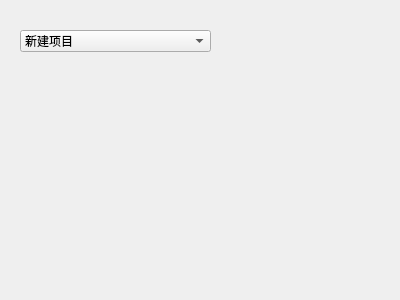
<?xml version="1.0" encoding="UTF-8"?>
<ui version="4.0">
 <class>MComboBox</class>
 <widget class="QWidget" name="MComboBox">
  <property name="geometry">
   <rect>
    <x>0</x>
    <y>0</y>
    <width>400</width>
    <height>300</height>
   </rect>
  </property>
  <property name="windowTitle">
   <string>MComboBox</string>
  </property>
  <widget class="QComboBox" name="comboBox">
   <property name="geometry">
    <rect>
     <x>20</x>
     <y>30</y>
     <width>191</width>
     <height>22</height>
    </rect>
   </property>
   <item>
    <property name="text">
     <string>新建项目</string>
    </property>
   </item>
   <item>
    <property name="text">
     <string>新建项目53</string>
    </property>
   </item>
   <item>
    <property name="text">
     <string>4543543发大水</string>
    </property>
   </item>
   <item>
    <property name="text">
     <string>发大水</string>
    </property>
   </item>
  </widget>
 </widget>
 <layoutdefault spacing="6" margin="11"/>
 <resources/>
 <connections/>
</ui>
